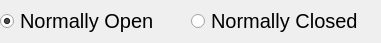
<?xml version="1.0" encoding="UTF-8"?>
<ui version="4.0">
 <class>ButtonConfigWidget</class>
 <widget class="QWidget" name="ButtonConfigWidget">
  <property name="geometry">
   <rect>
    <x>0</x>
    <y>0</y>
    <width>381</width>
    <height>43</height>
   </rect>
  </property>
  <property name="windowTitle">
   <string>Form</string>
  </property>
  <layout class="QGridLayout" name="gridLayout_2">
   <property name="leftMargin">
    <number>0</number>
   </property>
   <property name="topMargin">
    <number>0</number>
   </property>
   <property name="rightMargin">
    <number>0</number>
   </property>
   <property name="bottomMargin">
    <number>0</number>
   </property>
   <property name="spacing">
    <number>0</number>
   </property>
   <item row="0" column="0">
    <layout class="QGridLayout" name="gridLayout">
     <property name="spacing">
      <number>0</number>
     </property>
     <item row="0" column="0">
      <widget class="QRadioButton" name="normallyOpenButton">
       <property name="font">
        <font>
         <pointsize>15</pointsize>
        </font>
       </property>
       <property name="text">
        <string>Normally Open</string>
       </property>
       <property name="checked">
        <bool>true</bool>
       </property>
      </widget>
     </item>
     <item row="0" column="1">
      <widget class="QRadioButton" name="normallyClosedButton">
       <property name="font">
        <font>
         <pointsize>15</pointsize>
        </font>
       </property>
       <property name="text">
        <string>Normally Closed</string>
       </property>
      </widget>
     </item>
    </layout>
   </item>
  </layout>
 </widget>
 <resources/>
 <connections/>
</ui>
